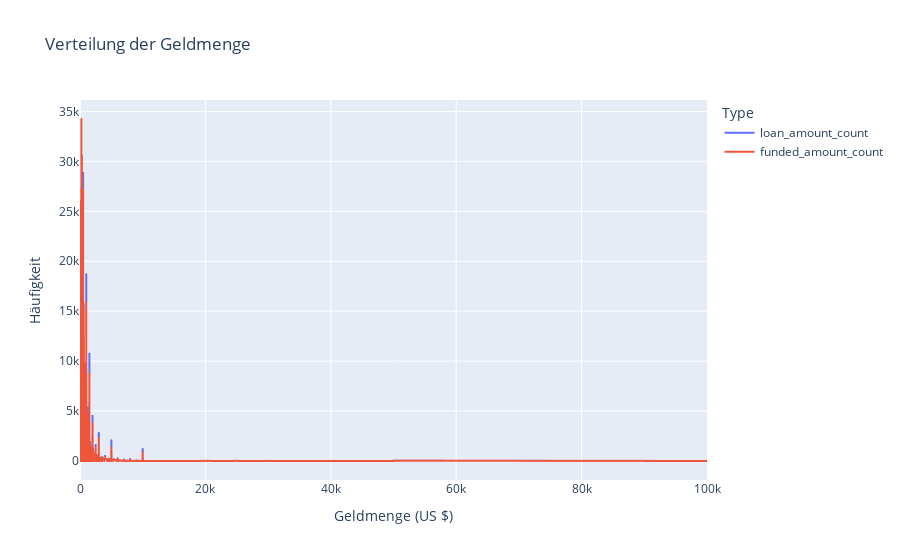

The notebook cell this image was saved under:
### Markdown cell above
Visualisierung der Verteilung

### Code cell
# Liniendiagramm erstellen
fig_funded = px.line(
              df_long, x='value', y='Count', 
              labels={'value': 'Geldmenge (US $)', 'Count': 'Häufigkeit'},
              title='Verteilung der Geldmenge',
              color='Type',
              )

# Diagramm anzeigen
fig_funded.show()

### Figure 1 — Plotly figure (JSON) as saved in the notebook; plotly's stock layout.template omitted (floating-point values rounded to 4 significant figures; data arrays with more than 128 entries replaced by an {"elided": "..."} marker saying what was removed)
{"data": [{"hovertemplate": "Type=loan_amount_count<br>Geldmenge (US $)=%{x}<br>Häufigkeit=%{y}<extra></extra>", "legendgroup": "loan_amount_count", "line": {"color": "#636efa", "dash": "solid"}, "marker": {"symbol": "circle"}, "mode": "lines", "name": "loan_amount_count", "showlegend": true, "type": "scattergl", "x": {"elided": "603 int values"}, "xaxis": "x", "y": {"elided": "603 int values"}, "yaxis": "y"}, {"hovertemplate": "Type=funded_amount_count<br>Geldmenge (US $)=%{x}<br>Häufigkeit=%{y}<extra></extra>", "legendgroup": "funded_amount_count", "line": {"color": "#EF553B", "dash": "solid"}, "marker": {"symbol": "circle"}, "mode": "lines", "name": "funded_amount_count", "showlegend": true, "type": "scattergl", "x": {"elided": "603 int values"}, "xaxis": "x", "y": {"elided": "603 int values"}, "yaxis": "y"}], "layout": {"legend": {"title": {"text": "Type"}, "tracegroupgap": 0}, "title": {"text": "Verteilung der Geldmenge"}, "xaxis": {"anchor": "y", "domain": [0, 1], "title": {"text": "Geldmenge (US $)"}}, "yaxis": {"anchor": "x", "domain": [0, 1], "title": {"text": "Häufigkeit"}}}}
